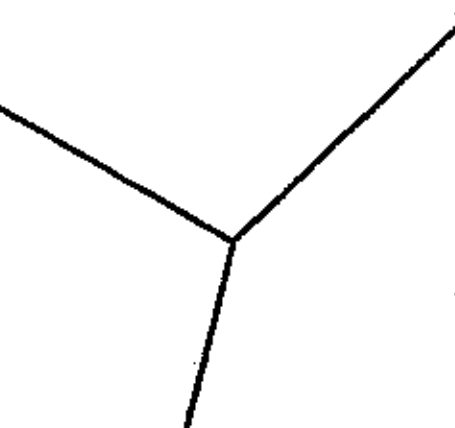
%> input picture triple_point.PNG, 455 x 428 px
$ octave dgm.m   (GNU Octave 9; MATLAB toolbox functions it lacks are replaced by stand-ins)
%> lines starting %> are read from the running program, lines starting %| are printed output that depends on the picture; in (x1, y1, x2, y2) boxes, pixels count from 0 and x2, y2 are one past the last pixel; in counts of white or black regions, pixels touching at a corner belong together; the program's own positions count from 1
close all;
clear vars-global;

%% Inputs
trip_pt = imread('triple_point.PNG');
%> trip_pt is the input picture: size 428x455x3 uint8; min 0, max 255, mean 248.4
trip_pt = rgb2gray(trip_pt);
%> trip_pt: size 428x455 uint8
trip_pt = imresize(trip_pt,[400,400]);
%> trip_pt: size 400x400 uint8
trip_pt = double(trip_pt);
%> trip_pt: size 400x400 double
trip_pt(trip_pt~=0) = 1/2;
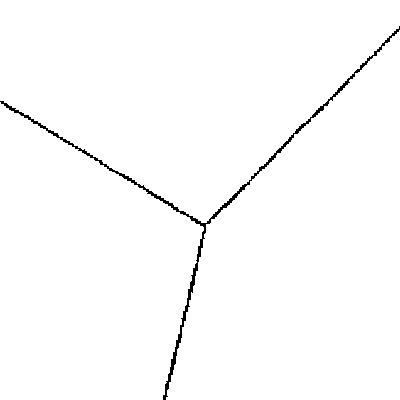
%> trip_pt: size 400x400 double; values 0 (black) and 0.5 (white), 98.7% white; 1 black region, box (x1, y1, x2, y2) and area: (0, 26, 400, 400) 2036
trip_pt = trip_pt - 1/2;
trip_pt = trip_pt*(-1);

square1 = zeros(size(trip_pt));
square2 = zeros(size(trip_pt));
square3 = zeros(size(trip_pt));
square1(1:227,:) = trip_pt(1:227,:);
%> square1: size 400x400 double; values 0 (black) and 0.5 (white), 0.92% white in thin lines or dots, all inside (x1, y1, x2, y2) = (0, 26, 400, 227)
square2(:,1:206) = trip_pt(:,1:206); square2(224,206)=0;square2(225:233,206)=0;square2(228:231,204)=1/2;square2(224,205)=0;
%> after `square2(:,1:206) = trip_pt(:,1:206)`: square2: size 400x400 double; values 0 (black) and 0.5 (white), 0.78% white; 1 white region, box (x1, y1, x2, y2) and area: (0, 101, 206, 400) 1242
%> after `square2(224,206)=0`: square2: size 400x400 double; values 0 (black) and 0.5 (white), 0.78% white; 1 white region, box (x1, y1, x2, y2) and area: (0, 101, 206, 400) 1241
%> after `square2(225:233,206)=0`: square2: size 400x400 double; values 0 (black) and 0.5 (white), 0.77% white; 1 white region, box (x1, y1, x2, y2) and area: (0, 101, 205, 400) 1232
%> after `square2(228:231,204)=1/2`: square2: size 400x400 double; values 0 (black) and 0.5 (white), 0.77% white; 1 white region, box (x1, y1, x2, y2) and area: (0, 101, 205, 400) 1236
%> after `square2(224,205)=0`: square2: size 400x400 double; values 0 (black) and 0.5 (white), 0.77% white; 1 white region, box (x1, y1, x2, y2) and area: (0, 101, 205, 400) 1235
square3(:,207:end) = trip_pt(:,207:end); square3(227:end,:) = trip_pt(227:end,:); square3(226,206)=1/2; square3(227,204)=0; square3(225,206)=1/2;
%> after `square3(:,207:end) = trip_pt(:,207:end)`: square3: size 400x400 double; values 0 (black) and 0.5 (white), 0.5% white in thin lines or dots, all inside (x1, y1, x2, y2) = (206, 26, 400, 224)
%> after `square3(227:end,:) = trip_pt(227:end,:)`: square3: size 400x400 double; values 0 (black) and 0.5 (white), 0.85% white; 2 white regions, box (x1, y1, x2, y2) and area: (206, 26, 400, 224) 794, (163, 226, 206, 400) 567
%> after `square3(226,206)=1/2`: square3: size 400x400 double; values 0 (black) and 0.5 (white), 0.85% white; 2 white regions, box (x1, y1, x2, y2) and area: (206, 26, 400, 224) 794, (163, 225, 206, 400) 568
%> after `square3(227,204)=0`: square3: size 400x400 double; values 0 (black) and 0.5 (white), 0.85% white; 2 white regions, box (x1, y1, x2, y2) and area: (206, 26, 400, 224) 794, (163, 225, 206, 400) 567
%> after `square3(225,206)=1/2`: square3: size 400x400 double; values 0 (black) and 0.5 (white), 0.85% white; 1 white region, box (x1, y1, x2, y2) and area: (163, 26, 400, 400) 1362

[r1,c1] = find(square1 > 0);
%> r1 = 1472 values from 27 to 227; c1 = 1472 values from 1 to 400
for c = 1:length(c1)
    rows = 1:r1(c);
    square1(rows,c1(c)) = 1/2;
end
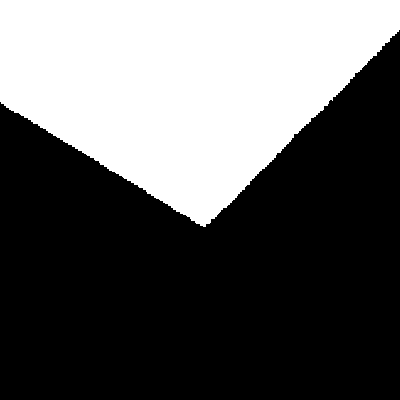
%> square1: size 400x400 double; values 0 (black) and 0.5 (white), 36.9% white; 1 white region, box (x1, y1, x2, y2) and area: (0, 0, 400, 227) 59045
%figure();imagesc(square1);

[r2,c2] = find(square2 > 0);
%> r2 = 1235 values from 102 to 400; c2 = 1235 values from 1 to 205
for r = 1:length(r2)
    cols = 1:c2(r);
    square2(r2(r),cols) = 1/2;
end
%> this loop made 1235 passes
%> cols on passes 1 to 3: 1, [1 2], [1 2]
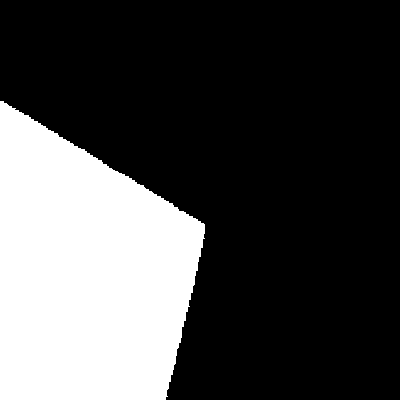
%> square2: size 400x400 double; values 0 (black) and 0.5 (white), 28.5% white; 1 white region, box (x1, y1, x2, y2) and area: (0, 101, 205, 400) 45647
%figure();imagesc(square2);

[r3,c3] = find(square3 > 0);
%> r3 = 1362 values from 27 to 400; c3 = 1362 values from 164 to 400
for r = 1:length(r3)
    cols = c3(r):size(trip_pt,2);
    square3(r3(r),cols) = 1/2;
end
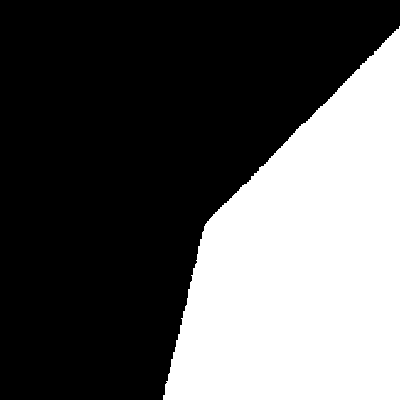
%> square3: size 400x400 double; values 0 (black) and 0.5 (white), 35.8% white; 1 white region, box (x1, y1, x2, y2) and area: (163, 26, 400, 400) 57347
% [13 lines of commented-out code are left out]


trip_pt_xi0 = {square1,square2,square3};
%> trip_pt_xi0 = 3 items
figure(1)
for k1 = 1:4
    h{k1} = subplot(2,2,k1);
    if k1 == 1
        hLine{k1} = imagesc(trip_pt);
    else
        hLine{k1} = imagesc(trip_pt_xi0{k1-1});
    end
end
%> after the loop, h = {-34.64, -40.53, -46.89, -52.51}; hLine = {-39.07, -45.9, -51.28, -57.96}
clf(1);

%%{
self_int = imread('self_intersection.jpg');
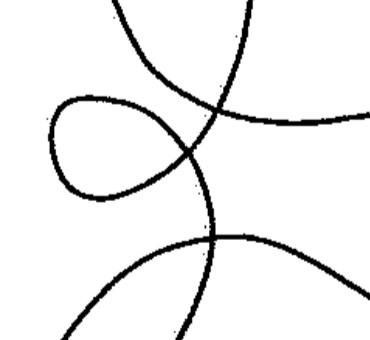
%> input picture self_intersection.jpg, 370 x 340 px
%> self_int is the input picture: size 340x370x3 uint8; min 0, max 255, mean 239
self_int = rgb2gray(self_int);
%> self_int: size 340x370 uint8
self_int = imresize(self_int,[256,256]);
%> self_int: size 256x256 uint8
self_int = double(self_int);
%> self_int: size 256x256 double
self_int = self_int/max(max(self_int));
self_int(abs(self_int-0) < 0.07) = 0;
%> self_int: size 256x256 double; min 0, max 1, mean 0.937; mean of the top-left, top-right, bottom-left and bottom-right quarters 0.937, 0.932, 0.945, 0.934
self_int(self_int~=0) = 1;
%> self_int: size 256x256 double; values 0 (black) and 1 (white), 96.2% white; black in thin lines or dots, all inside (x1, y1, x2, y2) = (34, 0, 256, 256)
self_int = self_int - 1;
self_int = self_int*(-1);
[M,N] = size(self_int);
%> M = 256; N = 256

imagesc(self_int);

square1 = zeros(size(self_int));
square1(:,1:150) = self_int(:,1:150);
%> square1: size 256x256 double; values 0 (black) and 1 (white), 2.6% white in thin lines or dots, all inside (x1, y1, x2, y2) = (34, 0, 150, 256)
square1(182:195,142:150) = 0;
square1(196:end,100:150) = 0;
[r1,c1] = find(square1 > 0);
%> r1 = 1512 values from 1 to 256; c1 = 1512 values from 35 to 150

square2 = square1;
square2(:,131:end) = 0;
square2(1:70,:) = 0;
square2(170:end,:) = 0;
%> square2: size 256x256 double; values 0 (black) and 1 (white), 1% white in thin lines or dots, all inside (x1, y1, x2, y2) = (34, 70, 130, 151)
square2(70:75,124:130) = 0;
%> square2: size 256x256 double; values 0 (black) and 1 (white), 0.98% white in thin lines or dots, all inside (x1, y1, x2, y2) = (34, 72, 130, 151)
[r2,c2] = find(square2 > 0);
%> r2 = 644 values from 73 to 151; c2 = 644 values from 35 to 130
inds = min(unique(r2)):max(unique(r2));
%> inds = 79 values from 73 to 151

temp_square2 = square2;
square1(temp_square2~=0) = 0;
%> square1: size 256x256 double; values 0 (black) and 1 (white), 1.3% white in thin lines or dots, all inside (x1, y1, x2, y2) = (43, 0, 150, 256)

for r = inds
    rinds = find(r2==r);
    cinds = c2(rinds);
    square2(r,min(cinds):max(cinds)) = 1;
end
%> this loop made 79 passes
%> (rinds, cinds) on passes 1, 8, 9, 10, 11, 12, 13: ([239; 244; 249; 255], [61; 62; 63; 64]), ([125; 136; 146; 155; 386; 391; 395; 399; 403; 408], [43; 44; 45; 46; 90; 91; 92; 93; 94; 95]), ([102; 114; 126; 137; 147; 400; 404; 409; 412; 417], [41; 42; 43; 44; 45; 93; 94; 95; 96; 97]), ([103; 115; 127; 138; 413; 418; 421], [41; 42; 43; 44; 96; 97; 98]), ([104; 116; 128; 422; 426; 430; 434], [41; 42; 43; 98; 99; 100; 101]), ([89; 105; 117; 427; 431; 435; 440], [40; 41; 42; 99; 100; 101; 102]), ([90; 106; 436; 441; 445; 451], [40; 41; 101; 102; 103; 104])
%> cinds on passes 5, 7: [47; 48; 49; 50; 51; 78; 79; 80; 81; 82; 83; 84; 85; 86; 87], [44; 45; 46; 47; 48; 86; 87; 88; 89; 90; 91; 92; 93]
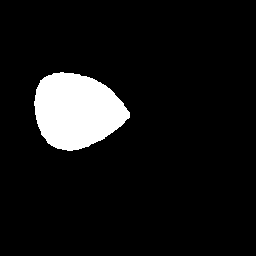
%> square2: size 256x256 double; values 0 (black) and 1 (white), 8.4% white; 1 white region, box (x1, y1, x2, y2) and area: (34, 72, 130, 151) 5478

for r = 1:M
    cind = find(square1(r,:)~=0,1,'last');
    square1(r,1:cind) = 1;
end
%> this loop made 256 passes
%> cind on passes 1 to 3: 81, 81, 81
%> square1: size 256x256 double; values 0 (black) and 1 (white), 43.7% white; 1 white region, box (x1, y1, x2, y2) and area: (0, 0, 150, 256) 28665
square1(square2~=0) = 0;
%> square1: size 256x256 double; values 0 (black) and 1 (white), 35.4% white; 1 white region, box (x1, y1, x2, y2) and area: (0, 0, 150, 256) 23187

square3 = zeros(M,N);
square3(1:83,:) = self_int(1:83,:);
%> square3: size 256x256 double; values 0 (black) and 1 (white), 1% white in thin lines or dots, all inside (x1, y1, x2, y2) = (40, 0, 174, 83)
square3(70:90,35:110) = 0;
%> square3: size 256x256 double; values 0 (black) and 1 (white), 0.77% white in thin lines or dots, all inside (x1, y1, x2, y2) = (78, 0, 174, 83)
for r = 1:83
    cind = find(square3(r,:)~=0);
    square3(r,min(cind):max(cind)) = 1;
end
%> this loop made 83 passes
%> cind on passes 1 to 12: [79 80 81 173 174], [79 80 81 173 174], [80 81 172 173 174], [80 81 82 172 173 174], [81 82 172 173 174], [81 82 83 172 173 174], [82 83 172 173 174], [82 83 84 172 173], [82 83 84 172 173], [82 83 84 172 173], [83 84 171 172 173], [83 84 85 171 172 173]
%> square3: size 256x256 double; values 0 (black) and 1 (white), 8.1% white; 1 white region, box (x1, y1, x2, y2) and area: (78, 0, 174, 83) 5331

square4 = zeros(M,N);
square4(1:100,151:end) = self_int(1:100,151:end);
%> square4: size 256x256 double; values 0 (black) and 1 (white), 0.76% white in thin lines or dots, all inside (x1, y1, x2, y2) = (150, 0, 256, 94)
for r = 1:100
    cind = find(square4(r,:)~=0);
    if length(cind)<10
         square4(r,min(cind):end) = 1;
    else
        square4(r,min(cind):max(cind)) = 1;
    end
end
%> this loop made 100 passes
%> cind on passes 1 to 12: [173 174], [173 174], [172 173 174], [172 173 174], [172 173 174], [172 173 174], [172 173 174], [172 173], [172 173], [172 173], [171 172 173], [171 172 173]
%> square4: size 256x256 double; values 0 (black) and 1 (white), 13.1% white; 1 white region, box (x1, y1, x2, y2) and area: (150, 0, 256, 94) 8604

square5 = zeros(M,N);
square5(84:end,131:end) = self_int(84:end,131:end);
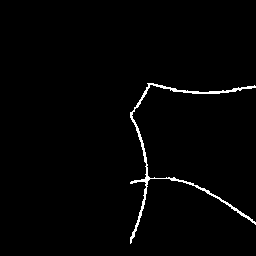
%> square5: size 256x256 double; values 0 (black) and 1 (white), 1.6% white in thin lines or dots, all inside (x1, y1, x2, y2) = (130, 83, 256, 244)
square5(175:185,1:145) = 0;
square5(179:end,1:148) = 0;
%square5(84,184) = 0;
for c = 131:N
    rind = find(square5(:,c)~=0);
    square5(min(rind):max(rind),c) = 1;
end
%> this loop made 126 passes
%> rind on passes 1, 2, 3, 4, 5, 6, 7, 8, 19, 20, 21: [113; 114; 115; 116; 117; 118], [113; 114; 115; 116; 117; 118; 119; 120], [112; 113; 114; 115; 117; 118; 119; 120; 121; 122], [111; 112; 120; 121; 122; 123], [108; 109; 110; 111; 112; 121; 122; 123; 124; 125], [108; 109; 123; 124; 125; 126; 127], [106; 107; 108; 125; 126; 127; 128; 129; 130; 131], [104; 105; 106; 107; 108; 127; 128; 129; 130; 131; 132; 133], [84; 85; 86; 87; 88; 89; 177; 178; 179; 180; 181], [84; 85; 86; 87; 88; 178; 179; 180], [84; 85; 179]

square67 = zeros(M,N);
square67(179:end,:) = self_int(179:end,:);

square6 = square67;
square6(:,1:120) = 0;
square6(175:190,1:145) = 0;
for c = 120:N
    rind = find(square6(:,c)~=0);
    square6(min(rind):end,c) = 1;
end
%> this loop made 137 passes
%> rind on passes 4 to 15: 256, [253; 254; 255; 256], [251; 252; 253; 254; 255; 256], [249; 250; 251; 252; 253; 254; 255], [247; 248; 249; 250; 251; 252; 253], [245; 246; 247; 248; 249], [243; 244; 245; 246; 247; 248; 249], [242; 243; 244; 245; 246; 247], [238; 239; 240; 241; 242; 243; 244], [237; 238; 239; 240; 241; 242; 243], [233; 234; 235; 236; 237; 238; 239], [232; 233; 234; 235; 236; 237; 238]

square7 = square67;
square7(:,149:end) = 0;
for r = 175:M
    cind = find(square7(r,:)~=0);
    square7(r,min(cind):max(cind)) = 1;
end
%> this loop made 82 passes
%> cind on passes 5, 6, 7, 9, 10, 11, 12, 13, 14, 15, 16: [146 147 148], [142 143 144 145 146 147 148], [135 136 137 138 139 140 141 142 143 144 145 146 147 148], [127 128 129 130 131 132 133 134 135 136 137 146 147 148], [123 124 125 126 127 128 129 130 131 132 133 147 148], [122 123 124 125 126 127 128 146 147 148], [119 120 121 122 123 124 125 146 147], [116 117 118 119 120 121 124 147 148], [114 115 116 117 118 119 120 147], [111 112 113 114 115 116 117 118 146 147], [109 110 111 112 113 114 145 146 147]

self_int_xi0 = {square1,square2,square3,square4,square5,square6,square7};
%> self_int_xi0 = 7 items
figure(2)
for k1 = 1:8
    h{k1} = subplot(2,4,k1);
    if k1 == 1
        hLine{k1} = imagesc(self_int);
    else
        hLine{k1} = imagesc(self_int_xi0{k1-1});
    end
end
%> after the loop, h = {-73.24, -79.75, -85.13, -91.13, -97.55, -103.7, -109.1, -116}; hLine = {-78.73, -84.76, -90.18, -96.99, -103, -108.2, -114.5, -120.2}
clf(2);

%> (the run ends here)
